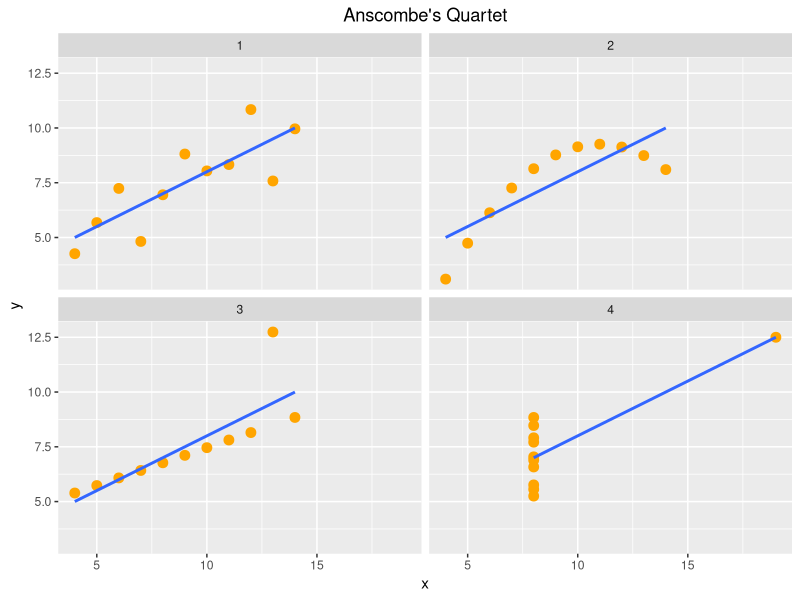
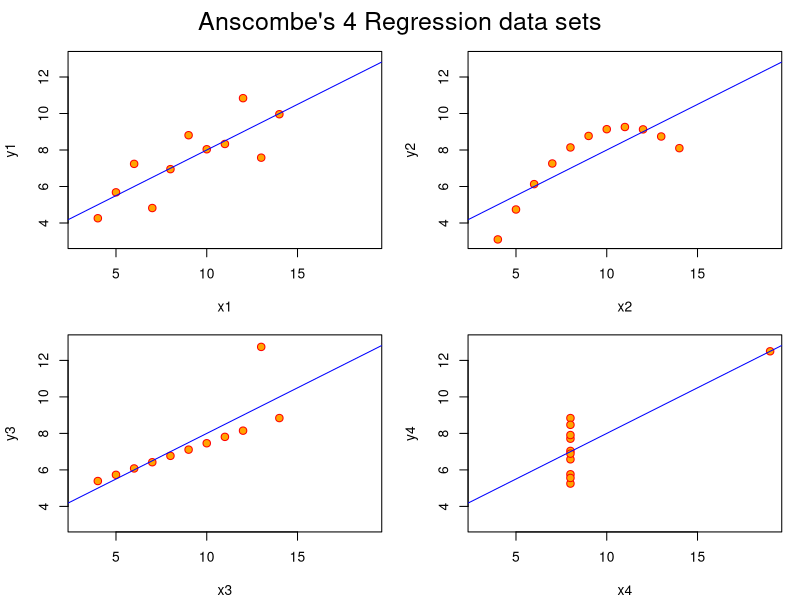

Reproduce these figures in R, in order.
# Title: Anscombe's Quartet Visualization
# Date: 2026.3.12

# 方法1 ggplot2 -----

library(ggplot2)
library(dplyr)
library(tidyr)

df <- anscombe

anscombe_long <- df %>%
  mutate(id = 1:n()) %>%
  pivot_longer(
    cols = everything(),
    names_to = c(".value", "set"),
    names_pattern = "(.)(.)"
  ) %>%
  filter(set != "d") %>%
  select(-i)

ggplot(anscombe_long, aes(x = x, y = y)) +
  geom_point(size = 3, color = "orange") +
  geom_smooth(method = "lm", se = FALSE) +
  facet_wrap(~set, nrow = 2, ncol = 2) +
  ggtitle("Anscombe's Quartet") +
  theme(plot.title = element_text(hjust = 0.5))

# 方法2 plot{graphics} -----

data(anscombe)
summary(anscombe)

# 建立迴歸模型
ff <- y ~ x

mods <- setNames(as.list(1:4), paste0("lm", 1:4))

for(i in 1:4) {
  ff[2:3] <- lapply(paste0(c("y","x"), i), as.name)
  mods[[i]] <- lmi <- lm(ff, data = anscombe)
  print(anova(lmi))
}

## See how close they are (numerically!)
mods[1]            # 取出key+value
mods[1]$coef       # 回傳 NA
mods[[1]]$coef     # 正確回傳迴歸模型的係數

sapply(mods, coef) # 回傳4迴個歸模型的係數
lapply(mods, function(fm) coef((fm))) # 回傳4迴個歸模型的係數, 資料物件為list

# 繪圖
# mfrow = (列, 行)
# mar: the number of lines of margin to be specified on the four sides 圖的內邊界
# oma: outer margins in lines of text 圖的外邊界距離

op <- par(mfrow = c(2, 2), mar = 0.1 + c(4,4,1,1), oma =  c(0, 0, 2, 0))

for(i in 1:4) {
  ff[2:3] <- lapply(paste0(c("y","x"), i), as.name)
  plot(ff, data = anscombe, col = "red", pch = 21, bg = "orange", cex = 1.2,
       xlim = c(3, 19), ylim = c(3, 13))
  abline(mods[[i]], col = "blue")
}

# 圖的標題
mtext("Anscombe's 4 Regression data sets", outer = TRUE, cex = 1.5)

# 復原設定值
par(op)

# end
